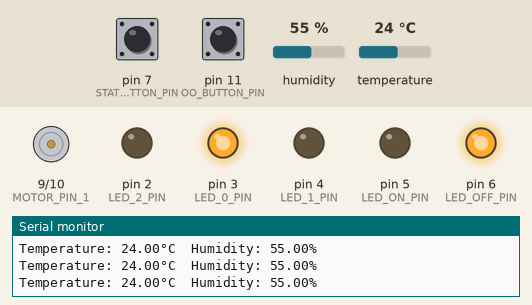
This sketch was run on a simulated Arduino Uno, built with avr-gcc and run on an emulated ATmega328P. Parts: motor-driver pin pairs drawn as motors (green arrow = first pin HIGH = forward, orange = second pin HIGH = backward, longer = more drive, scaled by the enable pin), output pins drawn as LEDs (lit = HIGH), the last lines printed to the serial monitor. The test bench sets the inputs (shaded band); at power-on: pin 11 (OO_BUTTON_PIN) LOW, pin 7 (STATE_BUTTON_PIN) LOW, humidity 55 %, temperature 24 °C.

Above: at 1.2 s.
1.3 s: pin 11 (OO_BUTTON_PIN) pulled HIGH for 0.15 s
At 3.1 s:
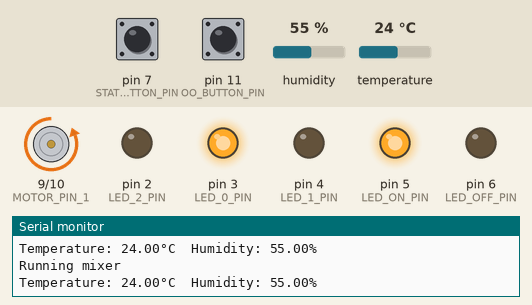
7.5 s: pin 11 (OO_BUTTON_PIN) pulled HIGH for 1 s
At 8.55 s:
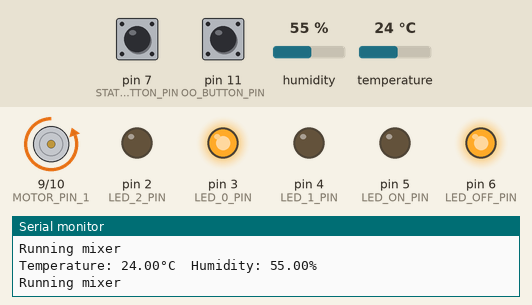
10.0 s: pin 7 (STATE_BUTTON_PIN) pulled HIGH for 0.15 s
At 10.5 s:
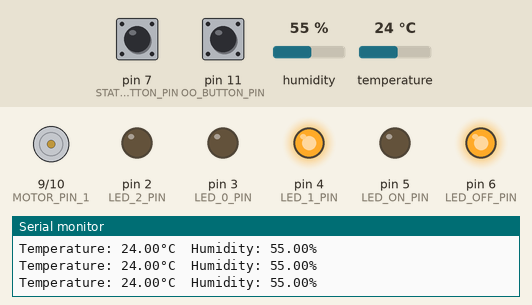
11.6 s: pin 7 (STATE_BUTTON_PIN) pulled HIGH for 1 s
At 13.8 s:
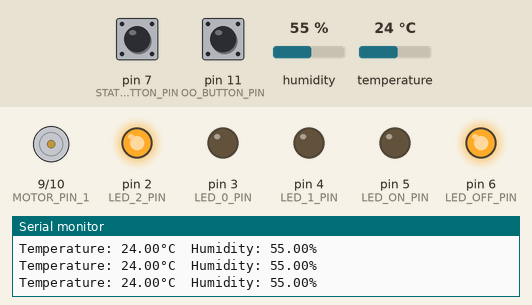
14.1 s: pin 11 (OO_BUTTON_PIN) pulled HIGH for 0.15 s
At 14.9 s:
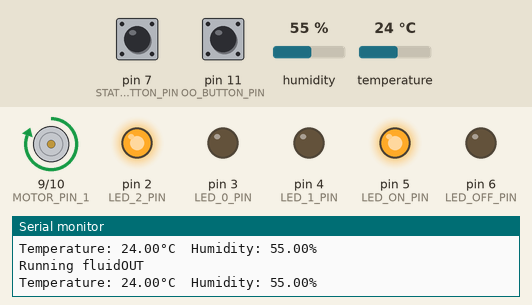
15.8 s: pin 11 (OO_BUTTON_PIN) pulled HIGH for 3.2 s
At 19.05 s:
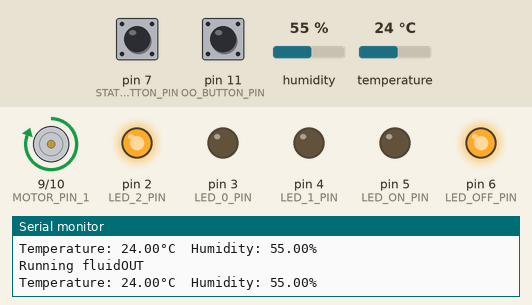
Timing chart, 0 to 20.6 s (numbered marks = the images above; inputs shaded):
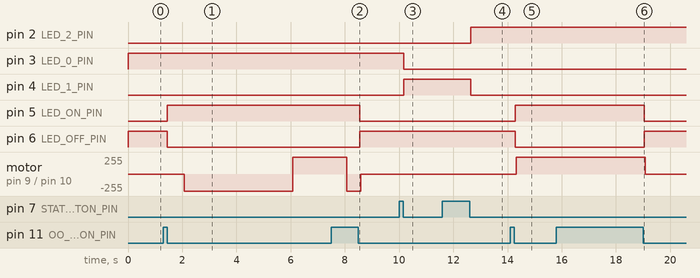

The sketch:

rx-mk2.ino
```cpp
#include <DHT.h>

const int DHTPIN = 12;
DHT dht(DHTPIN, DHT11);

const int MOTOR_PIN_1 = 9;
const int MOTOR_PIN_2 = 10;
const int SPEED_PIN = 8;

const int LED_0_PIN = 3;
const int LED_1_PIN = 4;
const int LED_2_PIN = 2;
const int LED_ON_PIN = 5;
const int LED_OFF_PIN = 6;

const int STATE_BUTTON_PIN = 7;
const int OO_BUTTON_PIN = 11;


bool mixingLiquid = true; // whether pushing air or liquid during mixing
unsigned long curTime = 0;
unsigned long lastMix = 0;
unsigned long lastStateSwitch = 0;
unsigned long lastOOSwitch = 0;
bool OO_state = false;
int progIndex = 0;
unsigned long lastFlash = 0;
bool flashState = true;

int STATE_buttonReading = LOW;
int STATE_buttonPrevReading = LOW;
int OO_buttonReading = LOW;
int OO_buttonPrevReading = LOW;


void setup() {
  Serial.begin(9600);
  dht.begin();

  pinMode(MOTOR_PIN_1, OUTPUT);
  pinMode(MOTOR_PIN_2, OUTPUT);
  pinMode(SPEED_PIN, OUTPUT);

  pinMode(LED_0_PIN, OUTPUT);
  pinMode(LED_1_PIN, OUTPUT);
  pinMode(LED_2_PIN, OUTPUT);
  pinMode(LED_OFF_PIN, OUTPUT);
  pinMode(LED_ON_PIN, OUTPUT);

  pinMode(STATE_BUTTON_PIN, INPUT);
  pinMode(OO_BUTTON_PIN, INPUT);

  digitalWrite(LED_0_PIN, HIGH);
  digitalWrite(LED_1_PIN, LOW);
  digitalWrite(LED_2_PIN, LOW);
  digitalWrite(LED_OFF_PIN, HIGH);
  digitalWrite(LED_ON_PIN, LOW);
}

void dhtRead() {
  float temp = dht.readTemperature();
  float humidity = dht.readHumidity();
  if (isnan(temp) || isnan(humidity)) {
    Serial.println("Failed to read from DHT sensor!");
  }
  else {
    Serial.print("Temperature: ");
    Serial.print(temp);
    Serial.print("°C\tHumidity: ");
    Serial.print(humidity);
    Serial.println("%");
  }
}

void fluidIn(int flow) {
  analogWrite(SPEED_PIN, flow);
  digitalWrite(MOTOR_PIN_1, LOW);
  digitalWrite(MOTOR_PIN_2, HIGH);
}

void fluidOut(int flow) {
  analogWrite(SPEED_PIN, flow);
  digitalWrite(MOTOR_PIN_1, HIGH);
  digitalWrite(MOTOR_PIN_2, LOW);
}

void mixer(int flow, int time) {
  if (mixingLiquid == true && curTime > (lastMix + time)) {
    fluidIn(flow);
    lastMix = curTime;
    mixingLiquid = false;
  }
  else if (mixingLiquid == false && curTime > (lastMix + (time * 2))) {
    fluidOut(flow);
    lastMix = curTime;
    mixingLiquid = true;
  }
}

void off() {
  digitalWrite(MOTOR_PIN_1, LOW);
  digitalWrite(MOTOR_PIN_2, LOW);
}

void stateLEDOn() {
  switch (progIndex) {
  case 0:
    digitalWrite(LED_0_PIN, HIGH);
    digitalWrite(LED_1_PIN, LOW);
    digitalWrite(LED_2_PIN, LOW);
    Serial.println("LIGHT ONE ON");
    break;
  case 1:
    digitalWrite(LED_0_PIN, LOW);
    digitalWrite(LED_1_PIN, HIGH);
    digitalWrite(LED_2_PIN, LOW);
    Serial.println("LIGHT TWO ON");
    break;
  case 2:
    digitalWrite(LED_0_PIN, LOW);
    digitalWrite(LED_1_PIN, LOW);
    digitalWrite(LED_2_PIN, HIGH);
    Serial.println("LIGHT THREE ON");
    break;
  }
}

void stateLEDControl() {
//  if (OO_state) {
//    stateLEDOn(stateLEDIndex);
//  }
//  else {
//    if (curTime > lastFlash + 300) {
//      flashState = !flashState;
//      lastFlash = curTime;
//    }
//    if (flashState) {
//      stateLEDOn(stateLEDIndex);
//    }
//    else {
//      digitalWrite(LED_0_PIN, LOW);
//      digitalWrite(LED_1_PIN, LOW);
//      digitalWrite(LED_2_PIN, LOW);
//    }
//  }

  stateLEDOn();
}

void readStateButton() {
  STATE_buttonReading = digitalRead(STATE_BUTTON_PIN);
  if (STATE_buttonReading == HIGH &&
      STATE_buttonPrevReading == LOW &&
      curTime > lastStateSwitch + 50 &&
      OO_state == false)  {
    STATE_buttonPrevReading = HIGH;
    lastStateSwitch = curTime;
  }
  if (STATE_buttonReading == LOW &&
      STATE_buttonPrevReading == HIGH &&
      curTime > lastStateSwitch + 50 &&
      OO_state == false) {
    STATE_buttonPrevReading = LOW;
    lastStateSwitch = curTime;
    // progIndex bounds from 0 to 2
    // This moves progIndex to its next value
    // 0 -> 1,  1 -> 2,  2 -> 0
    progIndex = (progIndex + 1) % 3;
    stateLEDControl();
  }
}

void runProg(int flow, int time) {
  if (OO_state == true) {
    switch (progIndex) {
    case 0:
      mixer(flow, time);
      Serial.println("Running mixer");
      break;
    case 1:
      fluidIn(flow);
      Serial.println("Running fluidIN");
      break;
    case 2:
      fluidOut(flow);
      Serial.println("Running fluidOUT");
      break;
    }
  }
  else {
    off();
  }
}

void readOOButton() {
  OO_buttonReading = digitalRead(OO_BUTTON_PIN);
  if (OO_buttonReading == HIGH && OO_buttonPrevReading == LOW && curTime > lastOOSwitch + 50) {
    OO_buttonPrevReading = HIGH;
    lastOOSwitch = curTime;
  }
  if (OO_buttonReading == LOW && OO_buttonPrevReading == HIGH && curTime > lastOOSwitch + 50) {
    OO_buttonPrevReading = LOW;
    lastOOSwitch = curTime;
    if (OO_state == false) {
      OO_state = true;
      mixingLiquid = true;
      digitalWrite(LED_OFF_PIN, LOW);
      digitalWrite(LED_ON_PIN, HIGH);
    }
    else {
      OO_state = false;
      digitalWrite(LED_OFF_PIN, HIGH);
      digitalWrite(LED_ON_PIN, LOW);
    }
  }
}


void loop() {
  curTime = millis();
  readOOButton();
  dhtRead();
  readStateButton();
  runProg(220, 2000);
}
```

Measured:
- after the input at 1.3 s, pin 5 (LED_ON_PIN): LOW → HIGH after 0.15 s; pin 6 (LED_OFF_PIN): HIGH → LOW after 0.15 s; motor on pin 9 (MOTOR_PIN_1) / pin 10 (MOTOR_PIN_2): stopped → backward 255/255 after 0.77 s, → forward 255/255 4.0 s later
- after the input at 7.5 s, pin 5 (LED_ON_PIN): HIGH → LOW after 1.0 s; pin 6 (LED_OFF_PIN): LOW → HIGH after 1.0 s
- after the input at 10.0 s, pin 3 (LED_0_PIN): HIGH → LOW after 0.17 s; pin 4 (LED_1_PIN): LOW → HIGH after 0.17 s
- after the input at 11.6 s, pin 2 (LED_2_PIN): LOW → HIGH after 1.0 s; pin 4 (LED_1_PIN): HIGH → LOW after 1.0 s
- after the input at 14.1 s, pin 5 (LED_ON_PIN): LOW → HIGH after 0.18 s; pin 6 (LED_OFF_PIN): HIGH → LOW after 0.18 s; motor on pin 9 (MOTOR_PIN_1) / pin 10 (MOTOR_PIN_2): stopped → forward 255/255 after 0.22 s
- after the input at 15.8 s, pin 5 (LED_ON_PIN): HIGH → LOW after 3.2 s; pin 6 (LED_OFF_PIN): LOW → HIGH after 3.2 s; motor on pin 9 (MOTOR_PIN_1) / pin 10 (MOTOR_PIN_2): forward 255/255 → stopped after 3.3 s
